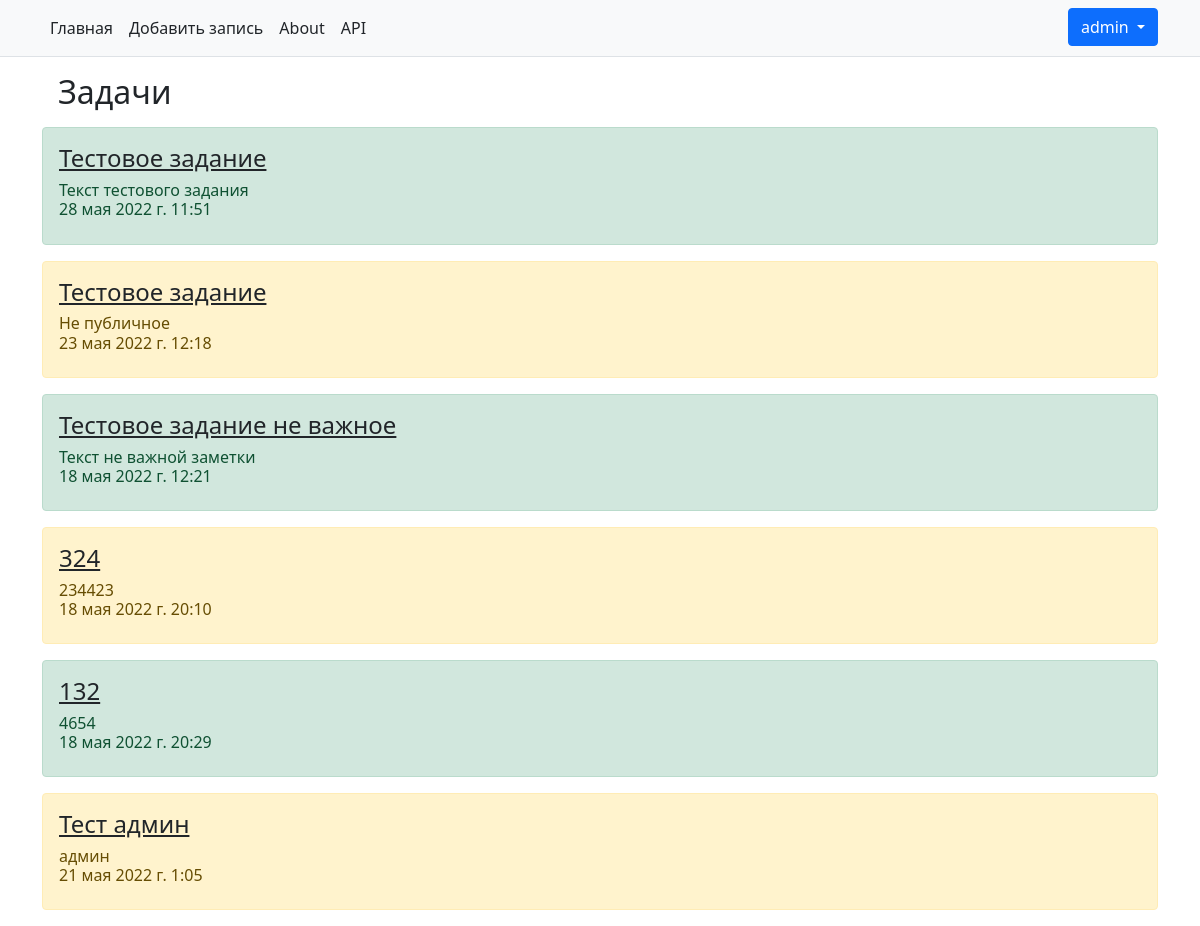
Before: /my_notes/ (signed in) with the older database file.
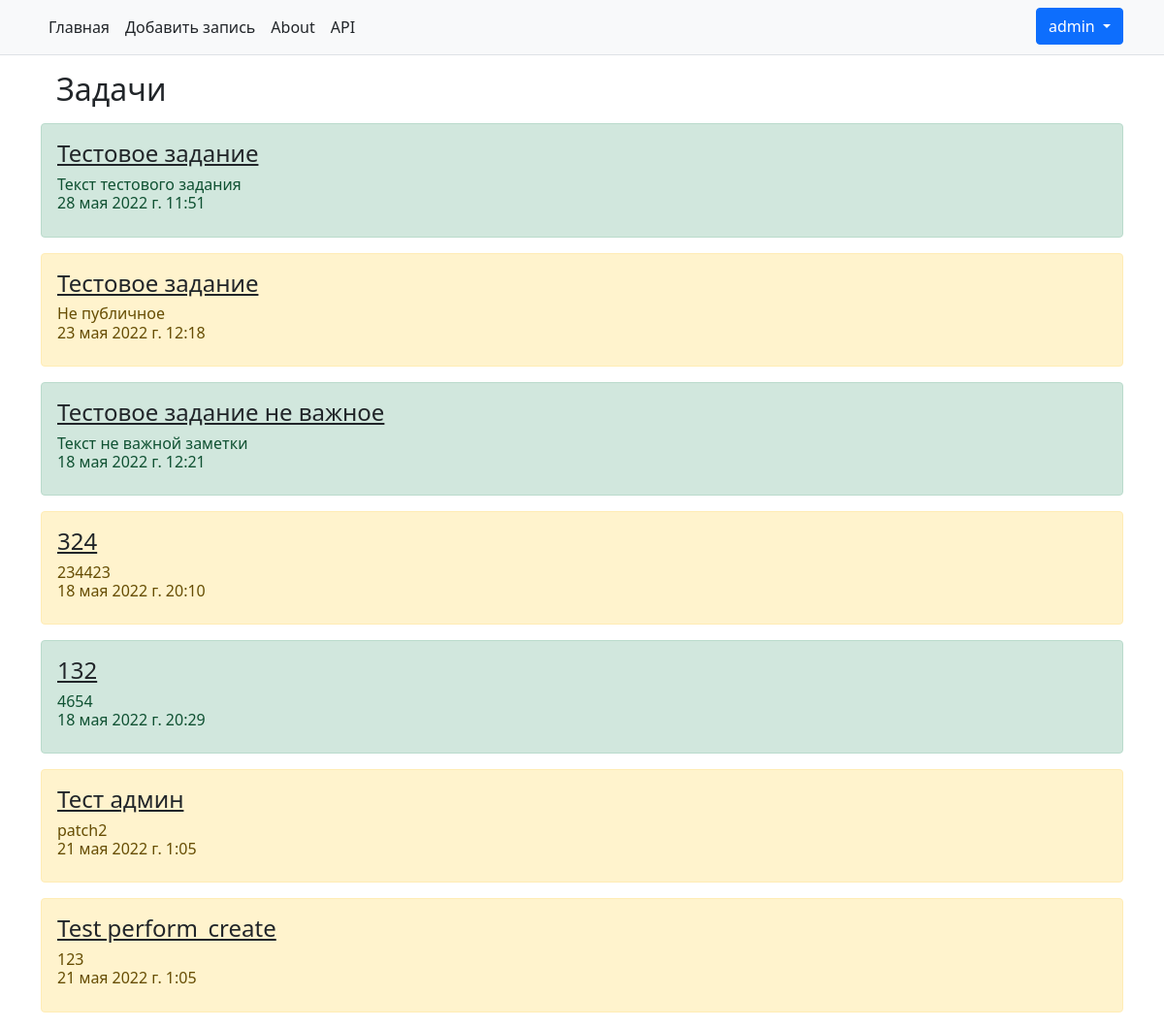
After: the same page with the newer database file.
### todo_manager/models.py (models this page shows, shortened)
class ToDoModel(models.Model):
    class StatusNote(models.IntegerChoices):  # Выбор статуса задачи
        ACTIVE = 1, _('Активно')
        POSTPONED = 2, _('Отложено')
        DONE = 3, _('Выполнено')
    author = models.ForeignKey(User, on_delete=models.CASCADE)
    title = models.CharField(_("Заголовок"), max_length=150)
    message = models.TextField("Текст заметки", max_length=5000)
    status = models.IntegerField(verbose_name="Статус", default=StatusNote.ACTIVE, choices=StatusNote.choices)
    important = models.BooleanField("Важно", default=False)
    public = models.BooleanField("Публично", default=False)
    time_field = models.DateTimeField(verbose_name="Дата", default=get_date)
    class Meta:
        verbose_name = _("Задача")  # todo с маленькой буквы
        verbose_name_plural = _("Задачи")

### todo_manager/views.py (the view)
# urls.py: path('my_notes/', views.NoteMyView.as_view(), name='my_notes'),
class NoteMyView(View):
    def get(self, request):
        obj = ToDoModel.objects.all()
        content = {'obj': obj.filter(author=request.user),
                   'user': request.user
                   }
        return render(request, 'todo_manager/user_notes.html', content)

### todo_manager/templates/todo_manager/user_notes.html (shortened to what this page needs)
{% extends "todo_manager/base.html" %}
{% block content %}
    <h2 class="m-3">Задачи </h2>
    {% if obj %}
        {% for ob in obj %}
            <div class="{% if ob.public %} alert alert-success mt-2 {% else %} alert alert-warning mt-2 {% endif %}">
                <h4><a href="{% url 'details' pk=ob.id %}" class="link-dark">{{ ob.title }}</a></h4>
                <p class="h6">{{ ob.message }}<br>
                    {{ ob.time_field }}</p>
            </div>
        {% endfor %}
    {% else %}
        <p>Нет записей</p>
    {% endif %}
{% endblock %}

Changed rows visible on the page:
changed ToDoModel "Тест админ": message "админ" → "patch2"
added ToDoModel: title "Test perform_create", message "123", time_field "21 мая 2022 г. 1:05"
